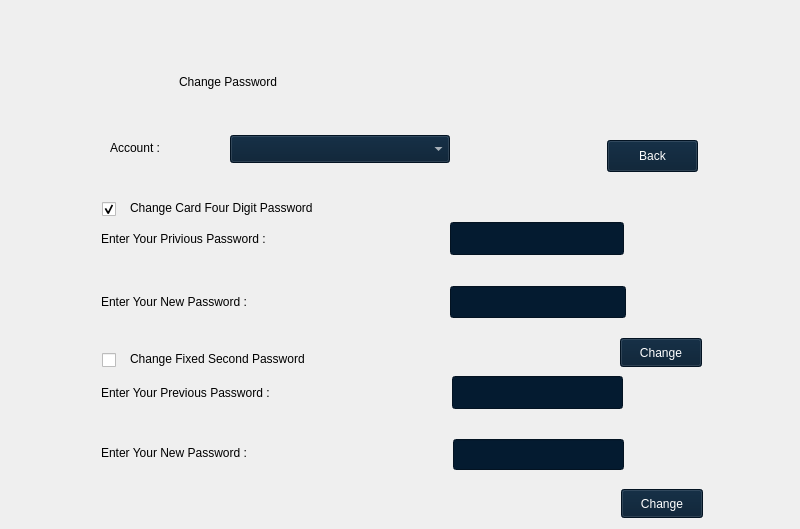
<?xml version="1.0" encoding="UTF-8"?>
<ui version="4.0">
 <class>ChangePasses</class>
 <widget class="QWidget" name="ChangePasses">
  <property name="geometry">
   <rect>
    <x>0</x>
    <y>0</y>
    <width>800</width>
    <height>529</height>
   </rect>
  </property>
  <property name="minimumSize">
   <size>
    <width>800</width>
    <height>529</height>
   </size>
  </property>
  <property name="maximumSize">
   <size>
    <width>800</width>
    <height>529</height>
   </size>
  </property>
  <property name="windowTitle">
   <string>Form</string>
  </property>
  <widget class="QLabel" name="label">
   <property name="geometry">
    <rect>
     <x>0</x>
     <y>0</y>
     <width>800</width>
     <height>529</height>
    </rect>
   </property>
   <property name="text">
    <string/>
   </property>
   <property name="pixmap">
    <pixmap resource="background.qrc">:/image/base Template.jpg</pixmap>
   </property>
  </widget>
  <widget class="QLabel" name="changePasswordLabel">
   <property name="geometry">
    <rect>
     <x>179</x>
     <y>46</y>
     <width>441</width>
     <height>71</height>
    </rect>
   </property>
   <property name="styleSheet">
    <string notr="true">color: rgb(0, 0, 0);
font:700 33pt &quot;Hyogo&quot;;</string>
   </property>
   <property name="text">
    <string>Change Password</string>
   </property>
  </widget>
  <widget class="QPushButton" name="backPushButton">
   <property name="geometry">
    <rect>
     <x>607</x>
     <y>140</y>
     <width>91</width>
     <height>32</height>
    </rect>
   </property>
   <property name="cursor">
    <cursorShape>PointingHandCursor</cursorShape>
   </property>
   <property name="styleSheet">
    <string notr="true">background-color: rgb(4, 27, 48);
color: rgb(255, 255, 255);
font: 12pt &quot;Myanmar Text&quot;;</string>
   </property>
   <property name="text">
    <string>Back</string>
   </property>
  </widget>
  <widget class="QLabel" name="previousFixedSecondPasswordLabel">
   <property name="geometry">
    <rect>
     <x>101</x>
     <y>370</y>
     <width>350</width>
     <height>46</height>
    </rect>
   </property>
   <property name="styleSheet">
    <string notr="true">color: rgb(0, 0, 0);
font: 700 14pt &quot;Hyogo&quot;;
</string>
   </property>
   <property name="text">
    <string>Enter Your Previous Password : </string>
   </property>
  </widget>
  <widget class="QLineEdit" name="previousFixedSecondPasswordLineEdit">
   <property name="geometry">
    <rect>
     <x>453</x>
     <y>439</y>
     <width>171</width>
     <height>31</height>
    </rect>
   </property>
   <property name="styleSheet">
    <string notr="true">color: rgb(255, 255, 255);
background-color: rgb(4, 27, 48);
font: 12pt &quot;Myanmar Text&quot;;</string>
   </property>
  </widget>
  <widget class="QLineEdit" name="newFixedSecondPasswordLineEdit">
   <property name="geometry">
    <rect>
     <x>452</x>
     <y>376</y>
     <width>171</width>
     <height>33</height>
    </rect>
   </property>
   <property name="styleSheet">
    <string notr="true">color: rgb(255, 255, 255);
background-color: rgb(4, 27, 48);
font: 12pt &quot;Myanmar Text&quot;;</string>
   </property>
  </widget>
  <widget class="QLabel" name="newFixedSecondPasswordLabel">
   <property name="geometry">
    <rect>
     <x>101</x>
     <y>430</y>
     <width>310</width>
     <height>46</height>
    </rect>
   </property>
   <property name="styleSheet">
    <string notr="true">color: rgb(0, 0, 0);
font: 700 14pt &quot;Hyogo&quot;;
</string>
   </property>
   <property name="text">
    <string>Enter Your New Password : </string>
   </property>
  </widget>
  <widget class="QPushButton" name="changeFixedSecondPasswordPushButton">
   <property name="enabled">
    <bool>true</bool>
   </property>
   <property name="geometry">
    <rect>
     <x>621</x>
     <y>489</y>
     <width>82</width>
     <height>29</height>
    </rect>
   </property>
   <property name="cursor">
    <cursorShape>PointingHandCursor</cursorShape>
   </property>
   <property name="styleSheet">
    <string notr="true">background-color: rgb(4, 27, 48);
color: rgb(255, 255, 255);
font: 12pt &quot;Myanmar Text&quot;;</string>
   </property>
   <property name="text">
    <string>Change</string>
   </property>
  </widget>
  <widget class="QLineEdit" name="previousCardPasswordLineEdit">
   <property name="geometry">
    <rect>
     <x>450</x>
     <y>222</y>
     <width>174</width>
     <height>33</height>
    </rect>
   </property>
   <property name="styleSheet">
    <string notr="true">color: rgb(255, 255, 255);
background-color: rgb(4, 27, 48);
font: 12pt &quot;Myanmar Text&quot;;</string>
   </property>
  </widget>
  <widget class="QLineEdit" name="newCardPasswordLineEdit">
   <property name="geometry">
    <rect>
     <x>450</x>
     <y>286</y>
     <width>176</width>
     <height>32</height>
    </rect>
   </property>
   <property name="styleSheet">
    <string notr="true">color: rgb(255, 255, 255);
background-color: rgb(4, 27, 48);
font: 12pt &quot;Myanmar Text&quot;;</string>
   </property>
  </widget>
  <widget class="QLabel" name="newCardPasswordLabel">
   <property name="geometry">
    <rect>
     <x>101</x>
     <y>279</y>
     <width>310</width>
     <height>46</height>
    </rect>
   </property>
   <property name="styleSheet">
    <string notr="true">color: rgb(0, 0, 0);
font: 700 14pt &quot;Hyogo&quot;;
</string>
   </property>
   <property name="text">
    <string>Enter Your New Password : </string>
   </property>
  </widget>
  <widget class="QLabel" name="previousCardPasswordLabel">
   <property name="geometry">
    <rect>
     <x>101</x>
     <y>216</y>
     <width>350</width>
     <height>46</height>
    </rect>
   </property>
   <property name="styleSheet">
    <string notr="true">color: rgb(0, 0, 0);
font: 700 14pt &quot;Hyogo&quot;;
</string>
   </property>
   <property name="text">
    <string>Enter Your Privious Password : </string>
   </property>
  </widget>
  <widget class="QPushButton" name="changePasswordPushButton">
   <property name="enabled">
    <bool>true</bool>
   </property>
   <property name="geometry">
    <rect>
     <x>620</x>
     <y>338</y>
     <width>82</width>
     <height>29</height>
    </rect>
   </property>
   <property name="cursor">
    <cursorShape>PointingHandCursor</cursorShape>
   </property>
   <property name="styleSheet">
    <string notr="true">background-color: rgb(4, 27, 48);
color: rgb(255, 255, 255);
font: 12pt &quot;Myanmar Text&quot;;</string>
   </property>
   <property name="text">
    <string>Change</string>
   </property>
  </widget>
  <widget class="QLabel" name="previousCardPasswordLabel_2">
   <property name="geometry">
    <rect>
     <x>110</x>
     <y>125</y>
     <width>111</width>
     <height>46</height>
    </rect>
   </property>
   <property name="styleSheet">
    <string notr="true">color: rgb(0, 0, 0);
font: 700 14pt &quot;Hyogo&quot;;
</string>
   </property>
   <property name="text">
    <string>Account : </string>
   </property>
  </widget>
  <widget class="QComboBox" name="accountComboBox">
   <property name="geometry">
    <rect>
     <x>230</x>
     <y>135</y>
     <width>220</width>
     <height>28</height>
    </rect>
   </property>
   <property name="styleSheet">
    <string notr="true">background-color: rgb(4, 27, 48);
color: rgb(255, 255, 255);
font: 10pt &quot;Myanmar Text&quot;;
</string>
   </property>
   <item>
    <property name="text">
     <string/>
    </property>
   </item>
  </widget>
  <widget class="QCheckBox" name="changeCardPasswordCheckBox">
   <property name="geometry">
    <rect>
     <x>102</x>
     <y>196</y>
     <width>20</width>
     <height>26</height>
    </rect>
   </property>
   <property name="text">
    <string/>
   </property>
   <property name="checked">
    <bool>true</bool>
   </property>
  </widget>
  <widget class="QCheckBox" name="changeFixedSecondPasswordCheckBox">
   <property name="geometry">
    <rect>
     <x>102</x>
     <y>347</y>
     <width>20</width>
     <height>26</height>
    </rect>
   </property>
   <property name="text">
    <string/>
   </property>
   <property name="checked">
    <bool>false</bool>
   </property>
  </widget>
  <widget class="QLabel" name="previousCardPasswordErrorLabel">
   <property name="geometry">
    <rect>
     <x>451</x>
     <y>260</y>
     <width>171</width>
     <height>20</height>
    </rect>
   </property>
   <property name="styleSheet">
    <string notr="true">font: 9pt &quot;Myanmar Text&quot;;
color: rgb(255, 73, 73);</string>
   </property>
   <property name="text">
    <string/>
   </property>
  </widget>
  <widget class="QLabel" name="newCardPasswordErrorLabel">
   <property name="geometry">
    <rect>
     <x>452</x>
     <y>322</y>
     <width>171</width>
     <height>20</height>
    </rect>
   </property>
   <property name="styleSheet">
    <string notr="true">font: 9pt &quot;Myanmar Text&quot;;
color: rgb(255, 73, 73);</string>
   </property>
   <property name="text">
    <string/>
   </property>
  </widget>
  <widget class="QLabel" name="previousFixedSecondPasswordErrorLabel">
   <property name="geometry">
    <rect>
     <x>455</x>
     <y>411</y>
     <width>164</width>
     <height>20</height>
    </rect>
   </property>
   <property name="styleSheet">
    <string notr="true">font: 9pt &quot;Myanmar Text&quot;;
color: rgb(255, 73, 73);</string>
   </property>
   <property name="text">
    <string/>
   </property>
  </widget>
  <widget class="QLabel" name="newFixedSecondPasswordErrorLabel">
   <property name="geometry">
    <rect>
     <x>455</x>
     <y>474</y>
     <width>164</width>
     <height>20</height>
    </rect>
   </property>
   <property name="styleSheet">
    <string notr="true">font: 9pt &quot;Myanmar Text&quot;;
color: rgb(255, 73, 73);</string>
   </property>
   <property name="text">
    <string/>
   </property>
  </widget>
  <widget class="QLabel" name="accountComboBoxErrorLabel">
   <property name="geometry">
    <rect>
     <x>232</x>
     <y>165</y>
     <width>216</width>
     <height>20</height>
    </rect>
   </property>
   <property name="styleSheet">
    <string notr="true">font: 9pt &quot;Myanmar Text&quot;;
color: rgb(255, 73, 73);</string>
   </property>
   <property name="text">
    <string/>
   </property>
  </widget>
  <widget class="QLabel" name="previousCardPasswordLabel_3">
   <property name="geometry">
    <rect>
     <x>130</x>
     <y>336</y>
     <width>290</width>
     <height>46</height>
    </rect>
   </property>
   <property name="styleSheet">
    <string notr="true">color: rgb(0, 0, 0);
font:  12pt &quot;Hyogo&quot;;
</string>
   </property>
   <property name="text">
    <string>Change Fixed Second Password</string>
   </property>
  </widget>
  <widget class="QLabel" name="previousCardPasswordLabel_4">
   <property name="geometry">
    <rect>
     <x>130</x>
     <y>185</y>
     <width>300</width>
     <height>46</height>
    </rect>
   </property>
   <property name="styleSheet">
    <string notr="true">color: rgb(0, 0, 0);
font:  12pt &quot;Hyogo&quot;;
</string>
   </property>
   <property name="text">
    <string>Change Card Four Digit Password</string>
   </property>
  </widget>
 </widget>
 <resources>
  <include location="background.qrc"/>
 </resources>
 <connections/>
</ui>
